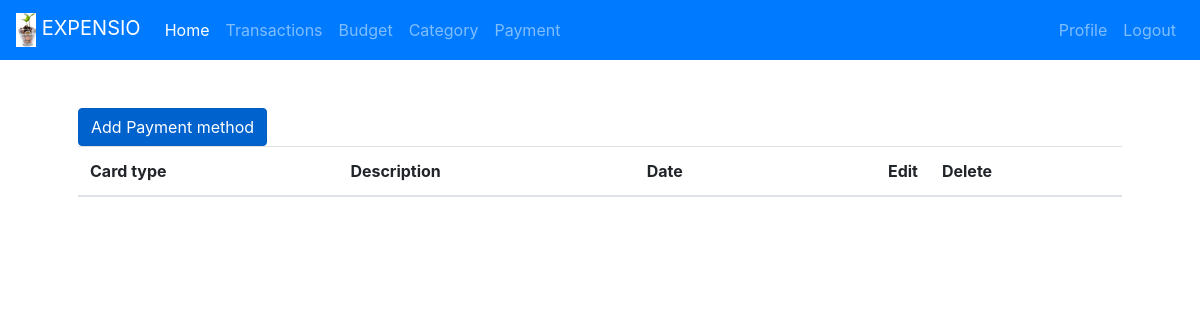
The app's page /payment/ (signed in), older data.
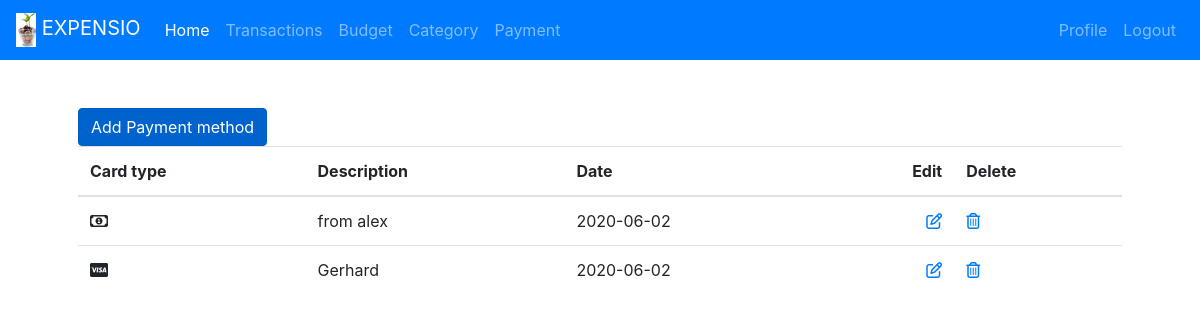
The same page, newer data.
### payment/models.py (models this page shows, shortened)
class Payment(models.Model):
    VISA = "VISA"
    MASTERCARD = "MASTERCARD"
    CASH = "CASH"
    PAYMENT_TYPE = [
        (CASH, "Cash"),
        (VISA, "Visa"),
        (MASTERCARD, "Mastercard"),
    ]
    type = models.CharField(max_length=50, choices=PAYMENT_TYPE, default=CASH,)
    date = models.DateTimeField()
    description = models.CharField(max_length=100, default="")
    user = models.ForeignKey("auth.User", on_delete=models.CASCADE)

### payment/views.py (the view)
# urls.py: path("", PaymentListView.as_view(), name="payment"),
class PaymentListView(ListView):
    model = Payment
    template_name = "payment.html"
    def get_queryset(self):
        return Payment.objects.filter(user=self.request.user)

### payment/templates/payment.html
{% extends 'base.html' %}
{% block content %}
    <a href="/payment/add" class="btn btn-primary active" role="button" aria-pressed="true">Add Payment method</a>
    <br>
    <table class="table">
        <thead>
            <tr>
                <th scope="col">Card type</th>
                <th scope="col">Description</th>
                <th scope="col">Date</th>
                <th scope="col" class="text-right">Edit</th>
                <th scope="col">Delete</th>
            </tr>
        </thead>
        <tbody>
            {% for payment in object_list %}
                <tr>
                    {% if payment.type == 'CASH'%}
                        <td><i class="far fa-money-bill-alt"></i></td>
                    {% elif payment.type == 'VISA' %}
                        <td><i class="fab fa-cc-visa"></i></td>
                    {% elif payment.type == 'MASTERCARD' %}
                        <td><i class="fab fa-cc-mastercard"></i></td>
                    {% endif %}
                    <td>{{ payment.description }}</td>
                    <td>{{ payment.date | date:"Y-m-d" }}</td>
                    <td class="text-right">
                        <a href="{{ payment.id  }}/edit">
                            <i class="far fa-edit"></i>
                        </a>
                    </td>
                    <td>
                        <a href="{{ payment.id  }}/delete">
                            <i class="far fa-trash-alt"></i>
                        </a>
                    </td>
                </tr>
            {% endfor %}
        </tbody>
    </table>
{% endblock content %}

Row changes from the older to the newer data that the page shows:
added Payment: type "CASH" (drawn), description "from alex", date "2020-06-02"
added Payment: type "VISA" (drawn), description "Gerhard", date "2020-06-02"
